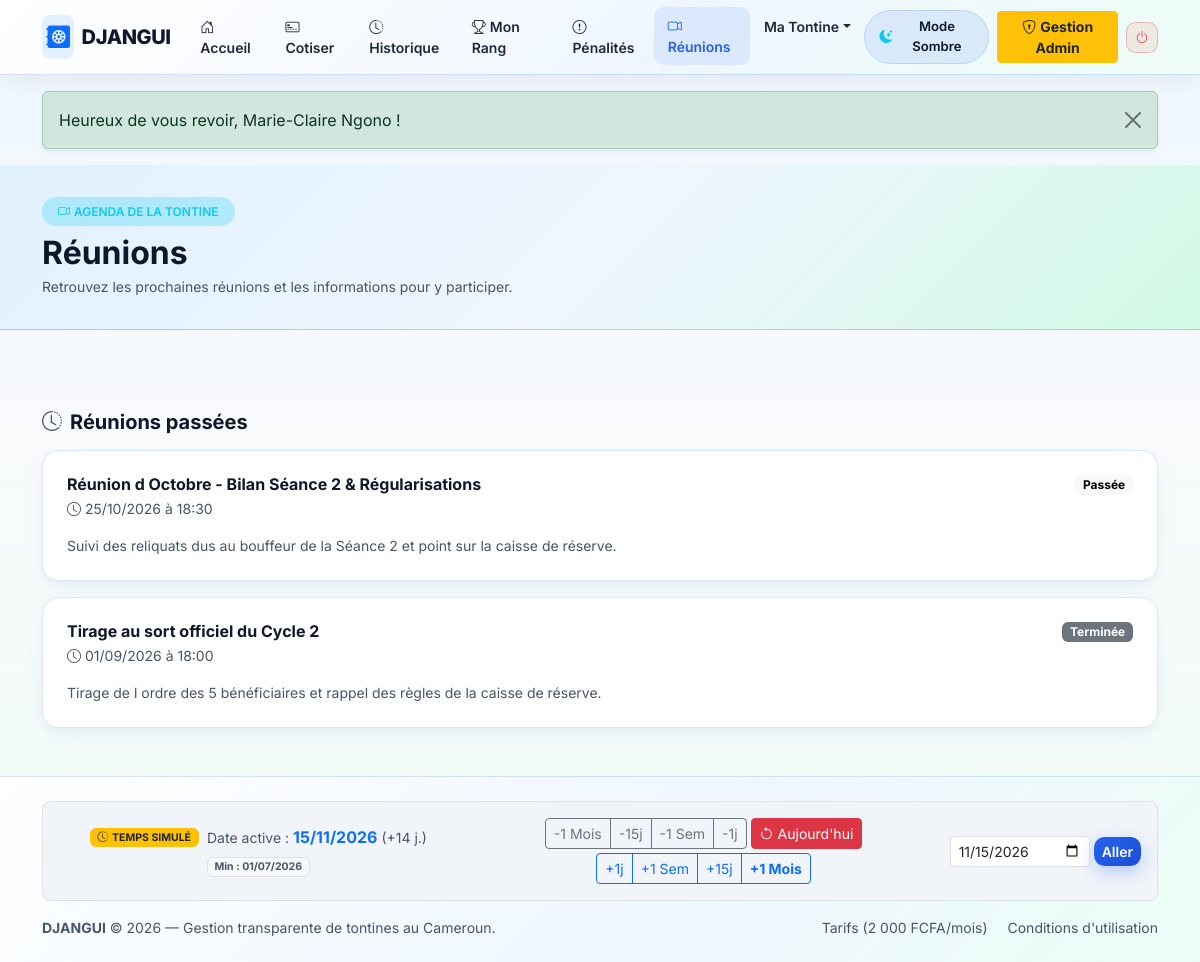
Screenshot of /member/meetings.php (signed in) with the database file from the repository.
### tables this page shows
CREATE TABLE meetings (
    id INT UNSIGNED AUTO_INCREMENT PRIMARY KEY,
    tontine_id INT UNSIGNED NOT NULL,
    titre VARCHAR(150) NOT NULL,
    date_heure DATETIME NOT NULL,
    lien_zoom VARCHAR(500) DEFAULT NULL,
    description TEXT DEFAULT NULL,
    statut ENUM('brouillon', 'publiee', 'terminee', 'annulee') NOT NULL DEFAULT 'brouillon',
    cree_par_id INT UNSIGNED NOT NULL,
    created_at DATETIME NOT NULL DEFAULT CURRENT_TIMESTAMP,

    CONSTRAINT fk_meetings_tontine FOREIGN KEY (tontine_id) REFERENCES tontines(id) ON DELETE CASCADE ON UPDATE CASCADE,
    CONSTRAINT fk_meetings_admin FOREIGN KEY (cree_par_id) REFERENCES users(id) ON DELETE RESTRICT ON UPDATE CASCADE,
    INDEX idx_meetings_tontine_date (tontine_id, statut, date_heure)
);

### includes/functions.php (called while the page is built, shortened)
<?php
function e($texte) {
    return htmlspecialchars((string)$texte, ENT_QUOTES, 'UTF-8');
}

### member/meetings.php (the view, shortened to what this page needs)
<?php
require_once __DIR__ . '/../includes/functions.php';
$tontine_id = (int)($_SESSION['tontine_id'] ?? 0);
$stmtMeetings = $pdo->prepare("
    SELECT id, titre, date_heure, lien_zoom, description, statut,
           (date_heure >= NOW()) AS est_a_venir
    FROM meetings
    WHERE tontine_id = ?
      AND statut IN ('publiee', 'terminee')
    ORDER BY (date_heure >= NOW()) DESC,
             CASE WHEN date_heure >= NOW() THEN date_heure END ASC,
             date_heure DESC
");
$stmtMeetings->execute([$tontine_id]);
$reunions = $stmtMeetings->fetchAll();
require_once __DIR__ . '/../includes/header.php';
require_once __DIR__ . '/../includes/navbar.php';
?>
<div class="page-header-dark">
    <div class="container">
        <span class="badge bg-info bg-opacity-25 text-info px-3 py-2 rounded-pill fw-semibold mb-2">
            <i class="bi bi-camera-video me-1"></i>AGENDA DE LA TONTINE
        </span>
        <h1 class="fw-bold h2 mb-1">Réunions</h1>
        <p class="text-muted small mb-0">
            Retrouvez les prochaines réunions et les informations pour y participer.
        </p>
    </div>
</div>
<main class="container pb-5">
    <?php if (empty($reunions)): ?>
        <div class="card card-djangui p-5 text-center mt-4">
            <i class="bi bi-calendar2-x fs-1 text-primary mb-2"></i>
            <h2 class="h5 fw-bold">Aucune réunion à afficher</h2>
            <p class="text-muted small mb-0">
                Les réunions seront affichées ici dès que la secrétaire les publiera.
            </p>
        </div>
    <?php else: ?>
        <?php
        $reunions_passees = array_filter($reunions, static fn($reunion) => (int)$reunion['est_a_venir'] !== 1);
        ?>
        <?php if (!empty($reunions_passees)): ?>
            <section class="mt-5" aria-labelledby="reunions-passees">
                <h2 id="reunions-passees" class="h5 fw-bold mb-3">
                    <i class="bi bi-clock-history text-muted me-2"></i>Réunions passées
                </h2>
                <div class="d-flex flex-column gap-3">
                    <?php foreach ($reunions_passees as $reunion): ?>
                        <article class="card card-djangui p-3 p-md-4">
                            <div class="d-flex flex-wrap justify-content-between align-items-start gap-2">
                                <div>
                                    <h3 class="h6 fw-bold mb-1"><?= e($reunion['titre']) ?></h3>
                                    <p class="small text-muted mb-0">
                                        <i class="bi bi-clock me-1"></i><?= date('d/m/Y à H:i', strtotime($reunion['date_heure'])) ?>
                                    </p>
                                </div>
                                <span class="badge <?= $reunion['statut'] === 'terminee' ? 'text-bg-secondary' : 'text-bg-light' ?>">
                                    <?= $reunion['statut'] === 'terminee' ? 'Terminée' : 'Passée' ?>
                                </span>
                            </div>
                            <?php if (!empty($reunion['description'])): ?>
                                <p class="text-muted small mt-3 mb-0"><?= nl2br(e($reunion['description'])) ?></p>
                            <?php endif; ?>
                        </article>
                    <?php endforeach; ?>
                </div>
            </section>
        <?php endif; ?>
    <?php endif; ?>
</main>
<?php require_once __DIR__ . '/../includes/footer.php'; ?>

### assets/css/style.css (style rules this page uses)
:root, [data-theme="light"] { --dj-bg-body: #f4f8fb; --dj-bg-body-gradient: linear-gradient(180deg, #eef6ff 0%, #f8fafc 45%, #f0fdf4 100%); --dj-bg-card: #fff; --dj-bg-section-alt: linear-gradient(135deg, #ffffff 0%, #f0f7ff 60%, #ecfdf5 100%); --dj-bg-box: #f1f5f9; --dj-text-main: #0f172a; --dj-text-muted: #475569; --dj-border-color: rgba(37, 99, 235, 0.16); --dj-navbar-bg: linear-gradient(135deg, rgba(255, 255, 255, 0.96) 0%, rgba(239, 246, 255, 0.96) 55%, rgba(236, 253, 245, 0.96) 100%); --dj-navbar-border: rgba(37, 99, 235, 0.18); --dj-navbar-shadow: 0 6px 24px rgba(15, 23, 42, 0.06); --dj-nav-link: #1e293b; --dj-nav-link-hover-bg: rgba(37, 99, 235, 0.10); --dj-nav-link-active: #2563eb; --dj-brand-text: #0f172a; --dj-hero-overlay: linear-gradient(125deg, rgba(255, 255, 255, 0.93) 0%, rgba(224, 242, 254, 0.88) 52%, rgba(209, 250, 229, 0.84) 100%); --dj-hero-title: #0f172a; --dj-hero-subtitle: #1e293b; --dj-hero-shadow: 0 2px 10px rgba(255, 255, 255, 0.8); --dj-hero-badge-bg: rgba(37, 99, 235, 0.10); --dj-hero-badge-border: rgba(37, 99, 235, 0.30); --dj-hero-invite-bg: rgba(255, 255, 255, 0.88); --dj-hero-invite-border: rgba(37, 99, 235, 0.25); --dj-phone-frame: linear-gradient(145deg, #ffffff 0%, #e2e8f0 100%); --dj-phone-border: #cbd5e1; --dj-phone-screen: #f8fafc; --dj-phone-tx-bg: #ffffff; --dj-phone-pot-bg: linear-gradient(135deg, #2563eb 0%, #0284c7 60%, #059669 100%); --dj-accent-card-bg: linear-gradient(135deg, #e0f2fe 0%, #eff6ff 50%, #d1fae5 100%); --dj-accent-card-border: rgba(37, 99, 235, 0.28); --dj-accent-card-text: #0f172a; --dj-accent-subbox-bg: rgba(255, 255, 255, 0.85); --dj-card-shadow: 0 10px 28px -6px rgba(37, 99, 235, 0.08), 0 4px 12px -3px rgba(15, 23, 42, 0.04); --dj-hover-shadow: 0 20px 38px -8px rgba(37, 99, 235, 0.22); --dj-table-head-bg: linear-gradient(90deg, #1e3a8a 0%, #2563eb 100%); --dj-table-head-text: #ffffff; --dj-blue: #2563eb; --dj-emerald: #059669; }
body { background: var(--dj-bg-body-gradient); background-color: var(--dj-bg-body); color: var(--dj-text-main); font-family: 'Inter', system-ui, -apple-system, sans-serif; min-height: 100vh; display: flex; flex-direction: column; transition: background 0.3s ease, color 0.25s ease; overflow-x: hidden; }
.text-muted { color: var(--dj-text-muted) !important; }
.card-djangui { background-color: var(--dj-bg-card); color: var(--dj-text-main); border: 1px solid var(--dj-border-color); border-radius: 1rem; box-shadow: var(--dj-card-shadow); transition: transform 0.28s ease, box-shadow 0.28s ease, border-color 0.28s ease, background-color 0.25s ease; }
.page-header-dark { background: var(--dj-accent-card-bg); color: var(--dj-accent-card-text); padding: 2rem 0; margin-bottom: 2rem; border-bottom: 1px solid var(--dj-accent-card-border); }

### rows the page displays
meetings: titre "Réunion d Octobre - Bilan Séance 2 & Régularisations", date_heure "25/10/2026 à 18:30", statut "Passée", description "Suivi des reliquats dus au bouffeur de la Séance 2 et point sur la caisse de réserve."
meetings: titre "Tirage au sort officiel du Cycle 2", date_heure "01/09/2026 à 18:00", statut "Terminée", description "Tirage de l ordre des 5 bénéficiaires et rappel des règles de la caisse de réserve."

### other values shown
$_SESSION['flash_texte'] "Heureux de vous revoir, Marie-Claire Ngono !"
$date_sim_str "15/11/2026"
$jours_ecart "14"
$date_min_str "01/07/2026"
date_actuelle('Y') "2026"
